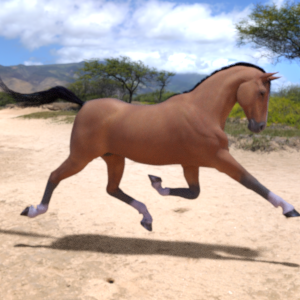
#> input picture dataset/horsevshuman/horses/horse03-0.png, 300 x 300 px, found by its file name; its folder holds only this picture in this run
$ jupyter execute --allow-errors binary_categorisation.ipynb
#> lines starting #> are read from the running program, lines starting #| are printed output that depends on the picture
[cell 1]
from sklearn.model_selection import train_test_split
from sklearn.linear_model import LogisticRegression
from sklearn.metrics import accuracy_score
import cv2
import os
import numpy as np
from matplotlib import pyplot as plt

RND = 2137
np.random.seed(RND)

## Horse vs Human
Predict whether the picture contains a horse or a human from a dataset of digitally generated 300x300px pictures

[cell 2]
horse_dir = "../dataset/learn/horsevshuman/horses"
human_dir = "../dataset/learn/horsevshuman/humans"

[cell 3]
def load_images_from_folder(folder, label, max_images=None):
#> called with folder = '../dataset/learn/horsevshuman/horses', label = 1
    X = []
    y = []
    files = sorted(os.listdir(folder))
    if max_images:
        files = files[:max_images]
    for filename in files:
        path = os.path.join(folder, filename)
        try:
            img = cv2.imread(path, cv2.IMREAD_GRAYSCALE)
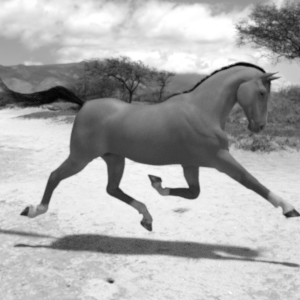
#> img: shape (300, 300); min 4, max 255, mean 171.4
        except:
            continue
        img = cv2.resize(img, (64, 64))
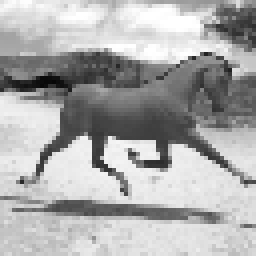
#> img: shape (64, 64) (shown 4 times larger); min 7, max 255, mean 171.5
        X.append(np.array(img))
        y.append(label)
    return X, y

[cell 4]
def extract_features(X):
    features = []
    for image in X:
        edges = cv2.Canny(image, threshold1=50, threshold2=150)
        feats = (edges > 0).astype(np.uint8).ravel()
        features.append(feats)
    return np.vstack(features).astype(float)

[cell 5]
Xh, yh = load_images_from_folder(horse_dir, 1, max_images=None)
#> Xh = 1 item; yh = [1]
#> (the rest of this cell did not finish here and is left out)


X = Xh + Xn
y = yh + yn

print(f"Loaded {len(X)} images ({sum(y)} horses, {len(y)-sum(y)} humans)")

X = extract_features(X)
y = np.array(y)

X_train, X_test, y_train, y_test = train_test_split(X, y, test_size=0.2, random_state=RND, stratify=y)

model = LogisticRegression(max_iter=1000, random_state=RND)
model.fit(X_train, y_train)

y_pred = model.predict(X_test)
accuracy = accuracy_score(y_test, y_pred)
print(f"Test Accuracy: {accuracy * 100:.2f}%")

$ run again, on dataset/horsevshuman/horses/horse03-9.png
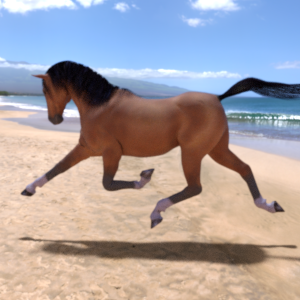
#> input picture dataset/horsevshuman/horses/horse03-9.png, 300 x 300 px, found by its file name
#> in load_images_from_folder, `img = cv2.imread(path, cv2.IMREAD_GRAYSCALE)`:
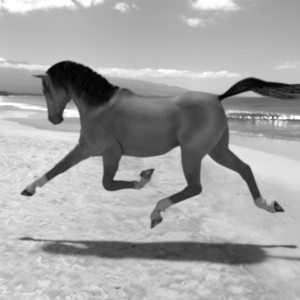
#> img: shape (300, 300); min 1, max 255, mean 164
#> in load_images_from_folder, `img = cv2.resize(img, (64, 64))`:
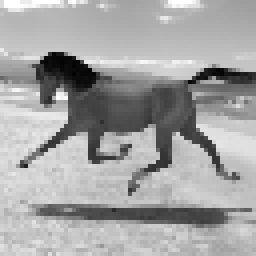
#> img: shape (64, 64) (shown 4 times larger); min 3, max 255, mean 163.7
#> Xh = 1 item; yh = [1]

$ run again, on dataset/horsevshuman/horses/horse04-2.png
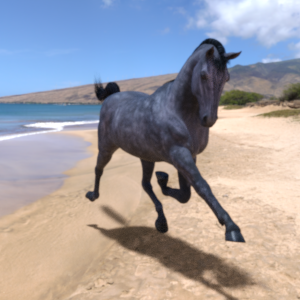
#> input picture dataset/horsevshuman/horses/horse04-2.png, 300 x 300 px, found by its file name
#> in load_images_from_folder, `img = cv2.imread(path, cv2.IMREAD_GRAYSCALE)`:
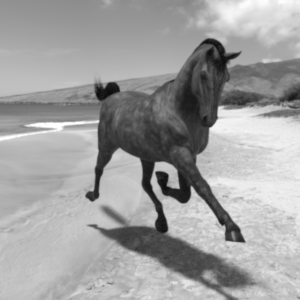
#> img: shape (300, 300); min 9, max 255, mean 159.9
#> in load_images_from_folder, `img = cv2.resize(img, (64, 64))`:
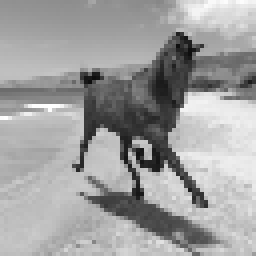
#> img: shape (64, 64) (shown 4 times larger); min 14, max 255, mean 159.6
#> Xh = 1 item; yh = [1]

$ run again, on dataset/horsevshuman/horses/horse05-1.png
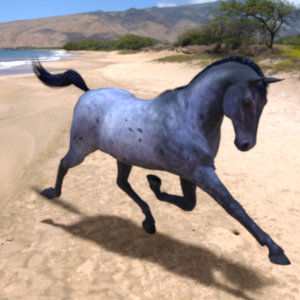
#> input picture dataset/horsevshuman/horses/horse05-1.png, 300 x 300 px, found by its file name
#> in load_images_from_folder, `img = cv2.imread(path, cv2.IMREAD_GRAYSCALE)`:
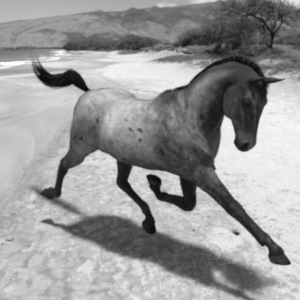
#> img: shape (300, 300); min 7, max 255, mean 152
#> in load_images_from_folder, `img = cv2.resize(img, (64, 64))`:
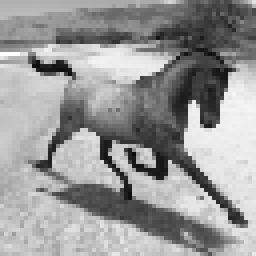
#> img: shape (64, 64) (shown 4 times larger); min 10, max 255, mean 151.9
#> Xh = 1 item; yh = [1]

$ run again, on dataset/horsevshuman/horses/horse03-1.png
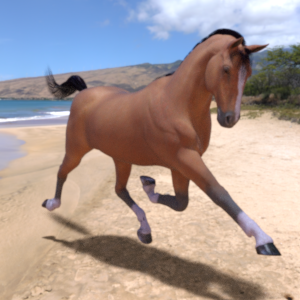
#> input picture dataset/horsevshuman/horses/horse03-1.png, 300 x 300 px, found by its file name
#> in load_images_from_folder, `img = cv2.imread(path, cv2.IMREAD_GRAYSCALE)`:
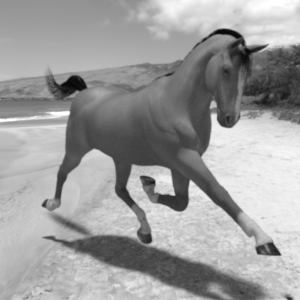
#> img: shape (300, 300); min 4, max 255, mean 157.4
#> in load_images_from_folder, `img = cv2.resize(img, (64, 64))`:
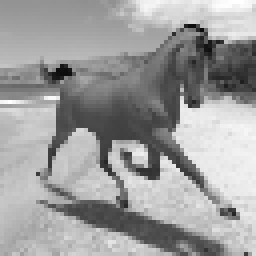
#> img: shape (64, 64) (shown 4 times larger); min 10, max 255, mean 157.4
#> Xh = 1 item; yh = [1]
